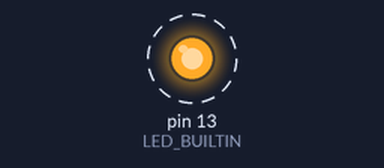
A sketch run on a simulated Arduino Uno, built with avr-gcc and run on an emulated ATmega328P. Shown: output pins drawn as LEDs (lit = HIGH). Dashed ring = blinking.

Above: at 0.15 s.
Timing chart, 0 to 3.0 s (numbered marks = the images above):
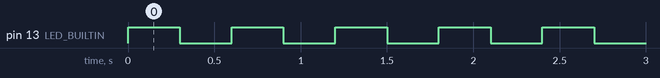

Measured:
- by itself, pin 13 (LED_BUILTIN): alternates HIGH for 0.30 s and LOW for 0.30 s, 20 changes in all, then stays LOW

The sketch:

builtin_blink_stopAtLimit.ino
```cpp
// See if I can break out of the loop after x blinks
int COUNTER = 0;

void setup(){
  Serial.begin(9600);
  pinMode(LED_BUILTIN, OUTPUT);
}

void loop(){
  if (COUNTER < 10){
    digitalWrite(LED_BUILTIN,HIGH);
    delay(300);
    digitalWrite(LED_BUILTIN,LOW);
    delay(300);
    COUNTER++;
  }
  else{
    delay(100);
  }
}
```
